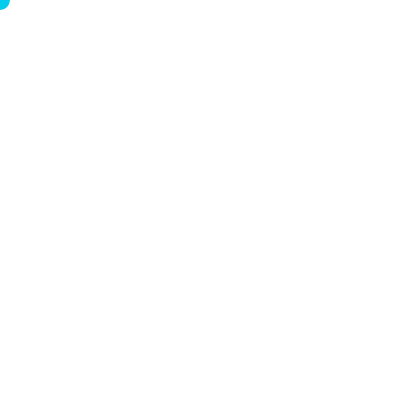
Frame 1 (no input)
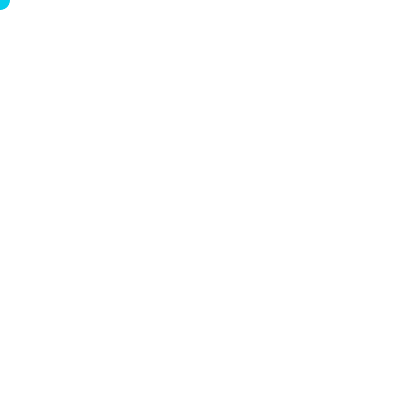
Frame 60 (the mouse pressed at the canvas centre just before this capture)
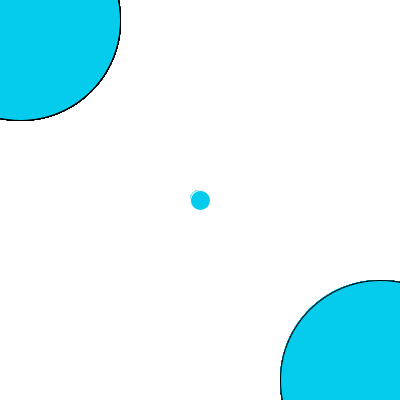
Frame 120 (the mouse held since frame 60 and released just before this capture)

The Processing sketch that drew these frames (run headless with seeded random() and noise(); from frame 60 on, the mouse is pressed at the canvas centre):

// Processing sketch: processing_41922
// ── processing_41922.pde

int x = 0;
int y = 0;

void setup() {
  size(400, 400);
  smooth();
  background(255);
}

void draw() {
  fill(0);
  smooth();
  noStroke();

  fill(5, 204, 237);
  stroke(255);
  ellipse(mouseX, mouseY, 20, 20);
  
  if(mousePressed){
    stroke(0);
  }
  fill(5, 204, 237);
  ellipse(20, 20, mouseX, mouseY);

  fill(5, 204, 237);
  ellipse(380, 380, mouseX, mouseY);
}

     
